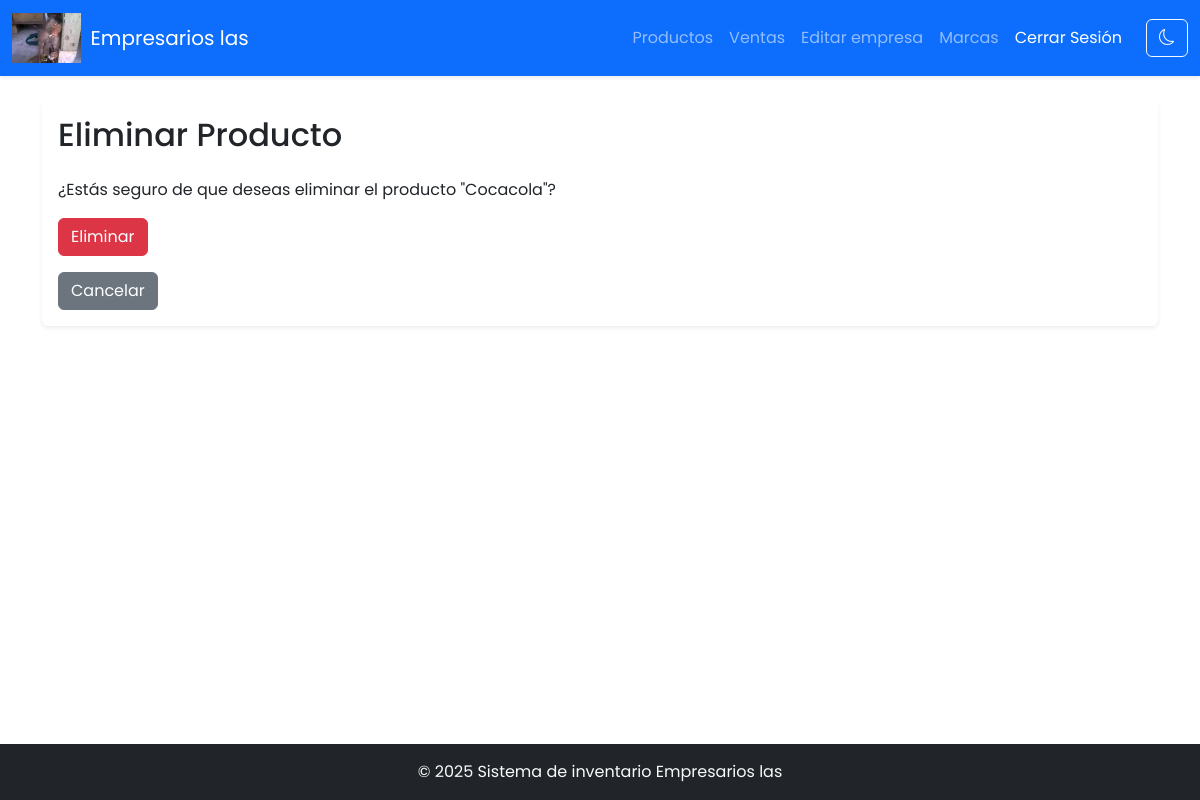
The app's page /marcas/1/eliminar/ (signed in) with its own data.
### administracion/models.py (models this page shows, shortened)
class EmpresaNombre(models.Model):
    nombre = models.CharField(max_length=25,blank=True, null=True, default="Tu empresa")
    nit = models.IntegerField( null=True,blank=True,default='123456789')
    correo = models.EmailField(max_length=50,blank=True, null=True)
    logo = models.ImageField(upload_to='empresa/', blank=True, null=True)

class Categoria(models.Model):
    nombre = models.CharField(max_length=100)
    imagen = models.ImageField(upload_to='categorias/', blank=True, null=True)
    fecha_creacion = models.DateTimeField(auto_now_add=True)
    fecha_actualizacion = models.DateTimeField(auto_now=True)
    creado_por = models.ForeignKey(User, on_delete=models.SET_NULL, null=True, blank=True, related_name='marcas_creadas')
    actualizado_por = models.ForeignKey(User, on_delete=models.SET_NULL, null=True, blank=True, related_name='marcas_actualizadas')

### administracion/views.py (the view)
# urls.py: path('marcas/<int:pk>/eliminar/', EliminarMarcaView.as_view(), name='eliminar_marcas'),
class EliminarMarcaView(AdminRequiredMixin,DeleteView):
    model = Categoria
    template_name = 'administracion/eliminar_marca.html'
    success_url = reverse_lazy('lista_marcas')

### administracion/views.py (called while the page is built)
    def test_func(self):
        return self.request.user.is_staff

### core/context_processors.py (called while the page is built)
def empresa(request):
    empresa = EmpresaNombre.objects.first()
    return {'empresa': empresa}

### administracion/templates/administracion/eliminar_marca.html (shortened to what this page needs)
{% extends 'core/base.html' %}
{% block content %}
    <h2 class="mb-4">Eliminar Producto</h2>
    <p>¿Estás seguro de que deseas eliminar el producto "{{ categoria.nombre }}"?</p>
    <form method="post">
        <button type="submit" class="btn btn-danger">Eliminar</button>
    </form>
    <a class="btn btn-secondary mt-3" href="{% url 'lista_marcas' %}">Cancelar</a>
{% endblock %}

### core/templates/core/base.html (shortened to what this page needs)
{% load static %}
<!DOCTYPE html>
<html lang="es">
<head>
    <link href="{% static 'core/css/bootstrap.min.css' %}" rel="stylesheet">
    <link rel="stylesheet" href="https://cdn.jsdelivr.net/npm/bootstrap-icons/font/bootstrap-icons.css">
    <link href="{% static 'core/css/types.css' %}" rel="stylesheet">
    <link href="https://cdn.jsdelivr.net/npm/select2@4.1.0/dist/css/select2.min.css" rel="stylesheet" />
</head>
<body class="d-flex flex-column min-vh-100">
    <nav class="navbar navbar-expand-lg navbar-dark bg-primary shadow-sm">
        <div class="container-fluid">
            <a class="navbar-brand d-flex align-items-center" href="{% url 'lista_productos' %}">
                    {% if empresa.logo %}
                        <img src="{{ empresa.logo.url }}" alt="{{ empresa.nombre }}" style="height: 50px; margin-right: 10px;">
                    {% endif %}
                {% if empresa.nombre %}{{ empresa.nombre }}{% else %}Nombre de la empresa {% endif %}
            </a>
            <div class="collapse navbar-collapse justify-content-end" id="navbarNav">
                <ul class="navbar-nav">
                    <li class="nav-item">
                        <a class="nav-link" href="{% url 'lista_productos' %}">Productos</a>
                    </li>
                    <li class="nav-item">
                        <a class="nav-link" href="{% url 'venta_list' %}">Ventas</a>
                    </li>
                    {% if request.user.is_staff %}
                    <li class="nav-item">
                        <a class="nav-link" href="{% url 'empresa_editar' %}">Editar empresa</a>
                    </li>
                    <li class="nav-item">
                        <a class="nav-link" href="{% url 'lista_marcas' %}">Marcas</a>
                    </li>
                    {% endif %}
                    {% if not request.user.is_authenticated %}
                    <li class="nav-item">
                        <a class="nav-link text-white" href="{% url 'iniciar_sesion' %}">Login</a>
                    </li>
                    {% else %}
                    <li class="nav-item">
                        <a class="nav-link text-white" href="{% url 'cerrar_sesion' %}" onclick="return confirmLogout('{{ request.user.username }}')">
                            Cerrar Sesión
                        </a>
                    </li>
                    {% endif %}
                </ul>
                <button id="themeToggle" class="btn btn-outline-light ms-3">
                </button>
            </div>
        </div>
    </nav>
    <main class="container my-4 flex-grow-1">
        <div class="card shadow-sm border-0">
            <div class="card-body">
                {% block content %}
                {% endblock %}
            </div>
        </div>
    </main>
    <footer class="bg-dark text-light py-3 mt-auto">
        <div class="container text-center">
            {% if empresa.nombre %}
            <p class="mb-0">&copy; 2025 Sistema de inventario {{ empresa.nombre }}</p>
             {% else %}
            <a class="navbar-brand fw-bold" href="{% url 'lista_productos' %}">Nombre de la empresa</a>
            {% endif %}
        </div>
    </footer>
</body>
</html>

### core/templates/core/base.html (style rules this page uses)
body { font-family: 'Poppins', sans-serif; }

### records on screen
EmpresaNombre: logo (picture), nombre "Empresarios las"
Categoria: nombre "Cocacola"
